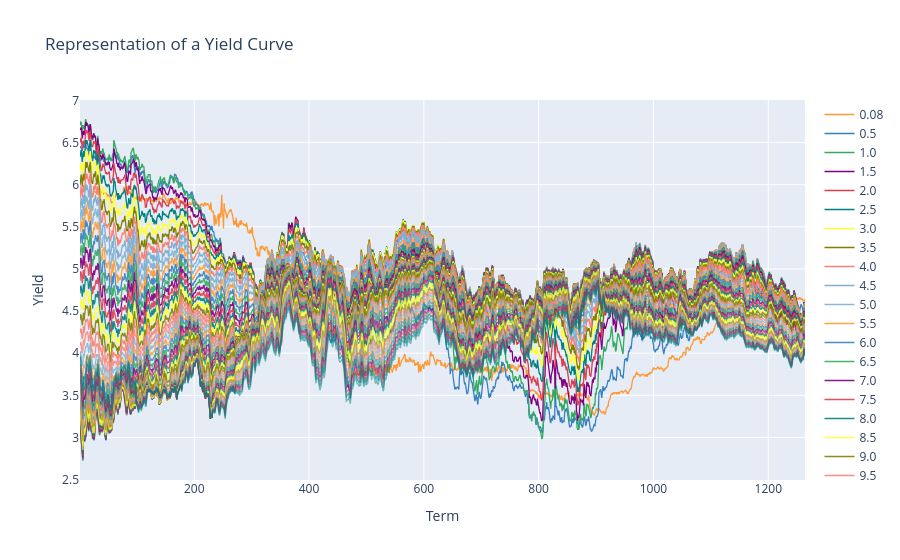

Notebook code for this chart:
### Markdown cell above
Representation of a yield curve as 50 forward rates. As the yield curve evolves over time, each forward rate can change. It is understood that adjacent points on the yield curve do not move independently. PCA is a method for identifying the dominant ways in which various points on the yield curve move together.

PCA allows us to take a set of yield curves, process them using standard mathematical methods, and then define a reduced form model for the yield curve. This reduced form model retains only a small number of principal components (PCs) but can reproduce the vast majority of yield curves that the full structural model could. This reduced model has fewer sources of uncertainty (i.e. dimensions) than if the 50 points of the yield curve were modelled independently.

### Code cell
# Plot curve
data.iplot(
    kind='line',
    layout=dict(
        title='Representation of a Yield Curve',
        xaxis=dict(
            title=dict(text='Term')
        ),
        yaxis=dict(
            title=dict(text='Yield')
        )
    )
)

### Figure 1 — Plotly figure (JSON) as saved in the notebook; plotly's stock layout.template omitted (floating-point values rounded to 4 significant figures; data arrays with more than 128 entries replaced by an {"elided": "..."} marker saying what was removed)
{"data": [{"line": {"color": "rgba(255, 153, 51, 1.0)", "dash": "solid", "shape": "linear", "width": 1.3}, "mode": "lines", "name": "0.08", "text": "", "type": "scatter", "x": {"elided": "1264 int values"}, "y": {"elided": "1264 float values"}}, {"line": {"color": "rgba(55, 128, 191, 1.0)", "dash": "solid", "shape": "linear", "width": 1.3}, "mode": "lines", "name": "0.5", "text": "", "type": "scatter", "x": {"elided": "1264 int values"}, "y": {"elided": "1264 float values"}}, {"line": {"color": "rgba(50, 171, 96, 1.0)", "dash": "solid", "shape": "linear", "width": 1.3}, "mode": "lines", "name": "1.0", "text": "", "type": "scatter", "x": {"elided": "1264 int values"}, "y": {"elided": "1264 float values"}}, {"line": {"color": "rgba(128, 0, 128, 1.0)", "dash": "solid", "shape": "linear", "width": 1.3}, "mode": "lines", "name": "1.5", "text": "", "type": "scatter", "x": {"elided": "1264 int values"}, "y": {"elided": "1264 float values"}}, {"line": {"color": "rgba(219, 64, 82, 1.0)", "dash": "solid", "shape": "linear", "width": 1.3}, "mode": "lines", "name": "2.0", "text": "", "type": "scatter", "x": {"elided": "1264 int values"}, "y": {"elided": "1264 float values"}}, {"line": {"color": "rgba(0, 128, 128, 1.0)", "dash": "solid", "shape": "linear", "width": 1.3}, "mode": "lines", "name": "2.5", "text": "", "type": "scatter", "x": {"elided": "1264 int values"}, "y": {"elided": "1264 float values"}}, {"line": {"color": "rgba(255, 255, 51, 1.0)", "dash": "solid", "shape": "linear", "width": 1.3}, "mode": "lines", "name": "3.0", "text": "", "type": "scatter", "x": {"elided": "1264 int values"}, "y": {"elided": "1264 float values"}}, {"line": {"color": "rgba(128, 128, 0, 1.0)", "dash": "solid", "shape": "linear", "width": 1.3}, "mode": "lines", "name": "3.5", "text": "", "type": "scatter", "x": {"elided": "1264 int values"}, "y": {"elided": "1264 float values"}}, {"line": {"color": "rgba(251, 128, 114, 1.0)", "dash": "solid", "shape": "linear", "width": 1.3}, "mode": "lines", "name": "4.0", "text": "", "type": "scatter", "x": {"elided": "1264 int values"}, "y": {"elided": "1264 float values"}}, {"line": {"color": "rgba(128, 177, 211, 1.0)", "dash": "solid", "shape": "linear", "width": 1.3}, "mode": "lines", "name": "4.5", "text": "", "type": "scatter", "x": {"elided": "1264 int values"}, "y": {"elided": "1264 float values"}}, {"line": {"color": "rgba(128, 177, 211, 0.8999999999999999)", "dash": "solid", "shape": "linear", "width": 1.3}, "mode": "lines", "name": "5.0", "text": "", "type": "scatter", "x": {"elided": "1264 int values"}, "y": {"elided": "1264 float values"}}, {"line": {"color": "rgba(255, 153, 51, 0.8999999999999999)", "dash": "solid", "shape": "linear", "width": 1.3}, "mode": "lines", "name": "5.5", "text": "", "type": "scatter", "x": {"elided": "1264 int values"}, "y": {"elided": "1264 float values"}}, {"line": {"color": "rgba(55, 128, 191, 0.8999999999999999)", "dash": "solid", "shape": "linear", "width": 1.3}, "mode": "lines", "name": "6.0", "text": "", "type": "scatter", "x": {"elided": "1264 int values"}, "y": {"elided": "1264 float values"}}, {"line": {"color": "rgba(50, 171, 96, 0.8999999999999999)", "dash": "solid", "shape": "linear", "width": 1.3}, "mode": "lines", "name": "6.5", "text": "", "type": "scatter", "x": {"elided": "1264 int values"}, "y": {"elided": "1264 float values"}}, {"line": {"color": "rgba(128, 0, 128, 0.8999999999999999)", "dash": "solid", "shape": "linear", "width": 1.3}, "mode": "lines", "name": "7.0", "text": "", "type": "scatter", "x": {"elided": "1264 int values"}, "y": {"elided": "1264 float values"}}, {"line": {"color": "rgba(219, 64, 82, 0.8999999999999999)", "dash": "solid", "shape": "linear", "width": 1.3}, "mode": "lines", "name": "7.5", "text": "", "type": "scatter", "x": {"elided": "1264 int values"}, "y": {"elided": "1264 float values"}}, {"line": {"color": "rgba(0, 128, 128, 0.8999999999999999)", "dash": "solid", "shape": "linear", "width": 1.3}, "mode": "lines", "name": "8.0", "text": "", "type": "scatter", "x": {"elided": "1264 int values"}, "y": {"elided": "1264 float values"}}, {"line": {"color": "rgba(255, 255, 51, 0.8999999999999999)", "dash": "solid", "shape": "linear", "width": 1.3}, "mode": "lines", "name": "8.5", "text": "", "type": "scatter", "x": {"elided": "1264 int values"}, "y": {"elided": "1264 float values"}}, {"line": {"color": "rgba(128, 128, 0, 0.8999999999999999)", "dash": "solid", "shape": "linear", "width": 1.3}, "mode": "lines", "name": "9.0", "text": "", "type": "scatter", "x": {"elided": "1264 int values"}, "y": {"elided": "1264 float values"}}, {"line": {"color": "rgba(251, 128, 114, 0.8999999999999999)", "dash": "solid", "shape": "linear", "width": 1.3}, "mode": "lines", "name": "9.5", "text": "", "type": "scatter", "x": {"elided": "1264 int values"}, "y": {"elided": "1264 float values"}}, {"line": {"color": "rgba(251, 128, 114, 0.7999999999999998)", "dash": "solid", "shape": "linear", "width": 1.3}, "mode": "lines", "name": "10.0", "text": "", "type": "scatter", "x": {"elided": "1264 int values"}, "y": {"elided": "1264 float values"}}, {"line": {"color": "rgba(128, 177, 211, 0.7999999999999998)", "dash": "solid", "shape": "linear", "width": 1.3}, "mode": "lines", "name": "10.5", "text": "", "type": "scatter", "x": {"elided": "1264 int values"}, "y": {"elided": "1264 float values"}}, {"line": {"color": "rgba(255, 153, 51, 0.7999999999999998)", "dash": "solid", "shape": "linear", "width": 1.3}, "mode": "lines", "name": "11.0", "text": "", "type": "scatter", "x": {"elided": "1264 int values"}, "y": {"elided": "1264 float values"}}, {"line": {"color": "rgba(55, 128, 191, 0.7999999999999998)", "dash": "solid", "shape": "linear", "width": 1.3}, "mode": "lines", "name": "11.5", "text": "", "type": "scatter", "x": {"elided": "1264 int values"}, "y": {"elided": "1264 float values"}}, {"line": {"color": "rgba(50, 171, 96, 0.7999999999999998)", "dash": "solid", "shape": "linear", "width": 1.3}, "mode": "lines", "name": "12.0", "text": "", "type": "scatter", "x": {"elided": "1264 int values"}, "y": {"elided": "1264 float values"}}, {"line": {"color": "rgba(128, 0, 128, 0.7999999999999998)", "dash": "solid", "shape": "linear", "width": 1.3}, "mode": "lines", "name": "12.5", "text": "", "type": "scatter", "x": {"elided": "1264 int values"}, "y": {"elided": "1264 float values"}}, {"line": {"color": "rgba(219, 64, 82, 0.7999999999999998)", "dash": "solid", "shape": "linear", "width": 1.3}, "mode": "lines", "name": "13.0", "text": "", "type": "scatter", "x": {"elided": "1264 int values"}, "y": {"elided": "1264 float values"}}, {"line": {"color": "rgba(0, 128, 128, 0.7999999999999998)", "dash": "solid", "shape": "linear", "width": 1.3}, "mode": "lines", "name": "13.5", "text": "", "type": "scatter", "x": {"elided": "1264 int values"}, "y": {"elided": "1264 float values"}}, {"line": {"color": "rgba(255, 255, 51, 0.7999999999999998)", "dash": "solid", "shape": "linear", "width": 1.3}, "mode": "lines", "name": "14.0", "text": "", "type": "scatter", "x": {"elided": "1264 int values"}, "y": {"elided": "1264 float values"}}, {"line": {"color": "rgba(128, 128, 0, 0.7999999999999998)", "dash": "solid", "shape": "linear", "width": 1.3}, "mode": "lines", "name": "14.5", "text": "", "type": "scatter", "x": {"elided": "1264 int values"}, "y": {"elided": "1264 float values"}}, {"line": {"color": "rgba(128, 128, 0, 0.7)", "dash": "solid", "shape": "linear", "width": 1.3}, "mode": "lines", "name": "15.0", "text": "", "type": "scatter", "x": {"elided": "1264 int values"}, "y": {"elided": "1264 float values"}}, {"line": {"color": "rgba(251, 128, 114, 0.7)", "dash": "solid", "shape": "linear", "width": 1.3}, "mode": "lines", "name": "15.5", "text": "", "type": "scatter", "x": {"elided": "1264 int values"}, "y": {"elided": "1264 float values"}}, {"line": {"color": "rgba(128, 177, 211, 0.7)", "dash": "solid", "shape": "linear", "width": 1.3}, "mode": "lines", "name": "16.0", "text": "", "type": "scatter", "x": {"elided": "1264 int values"}, "y": {"elided": "1264 float values"}}, {"line": {"color": "rgba(255, 153, 51, 0.7)", "dash": "solid", "shape": "linear", "width": 1.3}, "mode": "lines", "name": "16.5", "text": "", "type": "scatter", "x": {"elided": "1264 int values"}, "y": {"elided": "1264 float values"}}, {"line": {"color": "rgba(55, 128, 191, 0.7)", "dash": "solid", "shape": "linear", "width": 1.3}, "mode": "lines", "name": "17.0", "text": "", "type": "scatter", "x": {"elided": "1264 int values"}, "y": {"elided": "1264 float values"}}, {"line": {"color": "rgba(50, 171, 96, 0.7)", "dash": "solid", "shape": "linear", "width": 1.3}, "mode": "lines", "name": "17.5", "text": "", "type": "scatter", "x": {"elided": "1264 int values"}, "y": {"elided": "1264 float values"}}, {"line": {"color": "rgba(128, 0, 128, 0.7)", "dash": "solid", "shape": "linear", "width": 1.3}, "mode": "lines", "name": "18.0", "text": "", "type": "scatter", "x": {"elided": "1264 int values"}, "y": {"elided": "1264 float values"}}, {"line": {"color": "rgba(219, 64, 82, 0.7)", "dash": "solid", "shape": "linear", "width": 1.3}, "mode": "lines", "name": "18.5", "text": "", "type": "scatter", "x": {"elided": "1264 int values"}, "y": {"elided": "1264 float values"}}, {"line": {"color": "rgba(0, 128, 128, 0.7)", "dash": "solid", "shape": "linear", "width": 1.3}, "mode": "lines", "name": "19.0", "text": "", "type": "scatter", "x": {"elided": "1264 int values"}, "y": {"elided": "1264 float values"}}, {"line": {"color": "rgba(255, 255, 51, 0.7)", "dash": "solid", "shape": "linear", "width": 1.3}, "mode": "lines", "name": "19.5", "text": "", "type": "scatter", "x": {"elided": "1264 int values"}, "y": {"elided": "1264 float values"}}, {"line": {"color": "rgba(255, 255, 51, 0.5999999999999999)", "dash": "solid", "shape": "linear", "width": 1.3}, "mode": "lines", "name": "20.0", "text": "", "type": "scatter", "x": {"elided": "1264 int values"}, "y": {"elided": "1264 float values"}}, {"line": {"color": "rgba(128, 128, 0, 0.5999999999999999)", "dash": "solid", "shape": "linear", "width": 1.3}, "mode": "lines", "name": "20.5", "text": "", "type": "scatter", "x": {"elided": "1264 int values"}, "y": {"elided": "1264 float values"}}, {"line": {"color": "rgba(251, 128, 114, 0.5999999999999999)", "dash": "solid", "shape": "linear", "width": 1.3}, "mode": "lines", "name": "21.0", "text": "", "type": "scatter", "x": {"elided": "1264 int values"}, "y": {"elided": "1264 float values"}}, {"line": {"color": "rgba(128, 177, 211, 0.5999999999999999)", "dash": "solid", "shape": "linear", "width": 1.3}, "mode": "lines", "name": "21.5", "text": "", "type": "scatter", "x": {"elided": "1264 int values"}, "y": {"elided": "1264 float values"}}, {"line": {"color": "rgba(255, 153, 51, 0.5999999999999999)", "dash": "solid", "shape": "linear", "width": 1.3}, "mode": "lines", "name": "22.0", "text": "", "type": "scatter", "x": {"elided": "1264 int values"}, "y": {"elided": "1264 float values"}}, {"line": {"color": "rgba(55, 128, 191, 0.5999999999999999)", "dash": "solid", "shape": "linear", "width": 1.3}, "mode": "lines", "name": "22.5", "text": "", "type": "scatter", "x": {"elided": "1264 int values"}, "y": {"elided": "1264 float values"}}, {"line": {"color": "rgba(50, 171, 96, 0.5999999999999999)", "dash": "solid", "shape": "linear", "width": 1.3}, "mode": "lines", "name": "23.0", "text": "", "type": "scatter", "x": {"elided": "1264 int values"}, "y": {"elided": "1264 float values"}}, {"line": {"color": "rgba(128, 0, 128, 0.5999999999999999)", "dash": "solid", "shape": "linear", "width": 1.3}, "mode": "lines", "name": "23.5", "text": "", "type": "scatter", "x": {"elided": "1264 int values"}, "y": {"elided": "1264 float values"}}, {"line": {"color": "rgba(219, 64, 82, 0.5999999999999999)", "dash": "solid", "shape": "linear", "width": 1.3}, "mode": "lines", "name": "24.0", "text": "", "type": "scatter", "x": {"elided": "1264 int values"}, "y": {"elided": "1264 float values"}}, {"line": {"color": "rgba(0, 128, 128, 0.5999999999999999)", "dash": "solid", "shape": "linear", "width": 1.3}, "mode": "lines", "name": "24.5", "text": "", "type": "scatter", "x": {"elided": "1264 int values"}, "y": {"elided": "1264 float values"}}, {"line": {"color": "rgba(0, 128, 128, 0.49999999999999983)", "dash": "solid", "shape": "linear", "width": 1.3}, "mode": "lines", "name": "25.0", "text": "", "type": "scatter", "x": {"elided": "1264 int values"}, "y": {"elided": "1264 float values"}}], "layout": {"title": {"text": "Representation of a Yield Curve"}, "xaxis": {"title": {"text": "Term"}}, "yaxis": {"title": {"text": "Yield"}}}}
